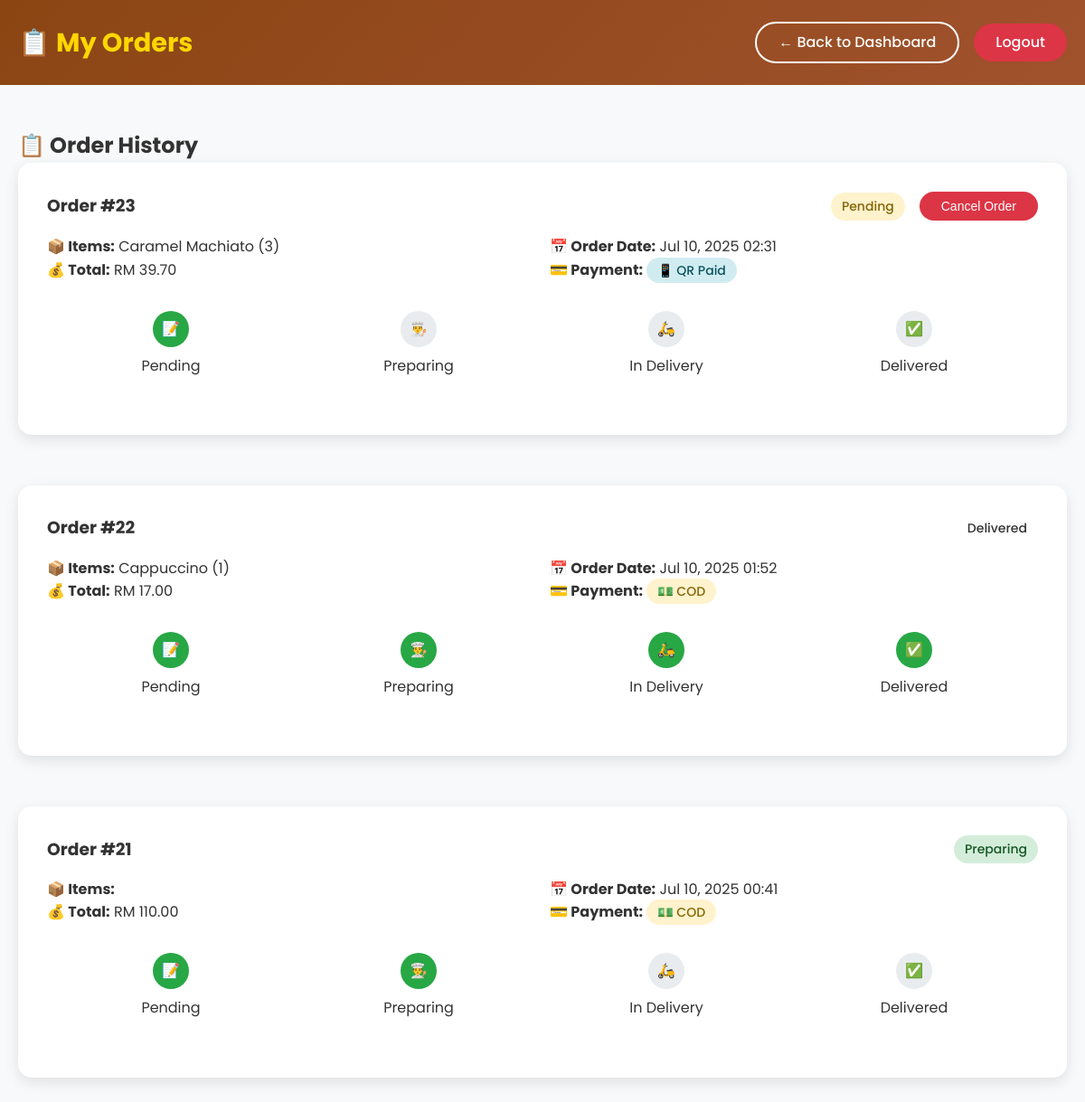
/customer_orders.php (signed in), run on the app's committed database.
### tables this page shows
CREATE TABLE `orders` (
  `order_id` int(11) NOT NULL,
  `admin_id` int(11) DEFAULT NULL,
  `cust_id` int(11) DEFAULT NULL,
  `rider_id` int(11) DEFAULT NULL,
  `order_date` datetime DEFAULT NULL,
  `order_status` varchar(50) DEFAULT NULL,
  `total_price` decimal(10,2) DEFAULT NULL,
  `delivery_status` int(11) DEFAULT NULL,
  `payment_method` varchar(10) DEFAULT 'cod',
  `delivery_address` text DEFAULT NULL,
  `payment_proof` varchar(255) DEFAULT NULL
);

### customer_orders.php (the view, shortened to what this page needs)
<?php
include 'config/database.php';
$stmt = $pdo->prepare("SELECT o.*, o.delivery_address,
                      GROUP_CONCAT(CONCAT(p.product_name, ' (', od.qty, ')') SEPARATOR ', ') as items
                      FROM orders o
                      LEFT JOIN order_details od ON o.order_id = od.orders_id
                      LEFT JOIN product p ON od.product_id = p.product_id
                      WHERE o.cust_id = ?
                      GROUP BY o.order_id
                      ORDER BY o.order_date DESC");
$stmt->execute([$_SESSION['user_id']]);
$orders = $stmt->fetchAll();
?>
<!DOCTYPE html>
<html lang="en">
<head>
    <link rel="stylesheet" href="css/style.css">
</head>
<body>
<div class="dashboard">
    <div class="dashboard-header">
        <div class="container">
            <div class="dashboard-nav">
                <div class="logo">📋 My Orders</div>
                <div class="nav-actions">
                    <a href="customer_dashboard.php" class="btn btn-secondary">← Back to Dashboard</a>
                    <a href="logout.php" class="btn btn-danger">Logout</a>
                </div>
            </div>
        </div>
    </div>
    <div class="container">
        <div class="dashboard-content">
            <h2>📋 Order History</h2>
            <?php if (empty($orders)): ?>
                <div style="background: white; padding: 3rem; border-radius: 15px; text-align: center; box-shadow: 0 5px 15px rgba(0,0,0,0.1);">
                    <div style="font-size: 4rem; margin-bottom: 1rem;">🍽️</div>
                    <h3>No orders yet</h3>
                    <p>Start by browsing our delicious menu!</p>
                    <a href="customer_dashboard.php" class="btn btn-primary" style="margin-top: 1rem;">
                        Browse Menu
                    </a>
                </div>
            <?php else: ?>
                <div style="display: grid; gap: 1.5rem;">
                    <?php foreach ($orders as $order): ?>
                        <div class="order-status">
                            <div style="display: flex; justify-content: space-between; align-items: center; margin-bottom: 1rem;">
                                <h3>Order #<?php echo $order['order_id']; ?></h3>
                                <div style="display: flex; align-items: center; gap: 1rem;">
                                    <span class="status-badge status-<?php echo strtolower(str_replace(' ', '', $order['order_status'])); ?>">
                                        <?php echo $order['order_status']; ?>
                                    </span>
                                    <?php if ($order['order_status'] === 'Pending'): ?>
                                        <form method="POST" style="display: inline;">
                                            <button type="submit" name="cancel_order" class="btn btn-danger" style="font-size: 0.875rem;" onclick="return confirm('Are you sure you want to cancel this order?')">
                                                Cancel Order
                                            </button>
                                        </form>
                                    <?php endif; ?>
                                </div>
                            </div>
                            <div style="display: grid; grid-template-columns: repeat(auto-fit, minmax(250px, 1fr)); gap: 1rem; margin-bottom: 1rem;">
                                <div>
                                    <p><strong>📦 Items:</strong> <?php echo $order['items']; ?></p>
                                    <p><strong>💰 Total:</strong> RM <?php echo number_format($order['total_price'], 2); ?></p>
                                </div>
                                <div>
                                    <p><strong>📅 Order Date:</strong> <?php echo date('M d, Y H:i', strtotime($order['order_date'])); ?></p>
                                    <p><strong>💳 Payment:</strong>
                                        <span class="status-badge <?php echo ($order['payment_method'] ?? 'cod') === 'cod' ? 'status-pending' : 'status-completed'; ?>">
                                            <?php echo ($order['payment_method'] ?? 'cod') === 'cod' ? '💵 COD' : '📱 QR Paid'; ?>
                                        </span>
                                    </p>
                                </div>
                            </div>
                            <div class="status-timeline">
                                <div class="status-step <?php echo in_array($order['order_status'], ['Pending', 'Preparing', 'In Delivery', 'Delivered']) ? 'active' : ''; ?>">
                                    <div class="status-icon">📝</div>
                                    <span>Pending</span>
                                </div>
                                <div class="status-step <?php echo in_array($order['order_status'], ['Preparing', 'In Delivery', 'Delivered']) ? 'active' : ''; ?>">
                                    <div class="status-icon">👨‍🍳</div>
                                    <span>Preparing</span>
                                </div>
                                <div class="status-step <?php echo in_array($order['order_status'], ['In Delivery', 'Delivered']) ? 'active' : ''; ?>">
                                    <div class="status-icon">🛵</div>
                                    <span>In Delivery</span>
                                </div>
                                <div class="status-step <?php echo $order['order_status'] === 'Delivered' ? 'active' : ''; ?>">
                                    <div class="status-icon">✅</div>
                                    <span>Delivered</span>
                                </div>
                            </div>
                        </div>
                    <?php endforeach; ?>
                </div>
            <?php endif; ?>
        </div>
    </div>
</div>
</body>
</html>

### css/style.css (style rules this page uses)
* { margin: 0; padding: 0; box-sizing: border-box; }
body { font-family: 'Poppins', sans-serif; line-height: 1.6; color: #333; background-color: #f8f9fa; }
.container { max-width: 1200px; margin: 0 auto; padding: 0 20px; }
.logo { font-size: 1.8rem; font-weight: 700; color: #FFD700; }
.nav-actions { display: flex; gap: 1rem; align-items: center; }
.btn { padding: 0.5rem 1.5rem; border: none; border-radius: 25px; cursor: pointer; font-weight: 500; text-decoration: none; display: inline-block; transition: all 0.3s; }
.btn-secondary { background: transparent; color: white; border: 2px solid white; }
.btn-danger { background: #dc3545; color: white; }
.dashboard { min-height: 100vh; background: #f8f9fa; }
.dashboard-header { background: linear-gradient(135deg, #8B4513 0%, #A0522D 100%); color: white; padding: 1.5rem 0; }
.dashboard-nav { display: flex; justify-content: space-between; align-items: center; }
.dashboard-content { padding: 3rem 0; }
.order-status { background: white; padding: 2rem; border-radius: 15px; box-shadow: 0 5px 15px rgba(0,0,0,0.1); margin-bottom: 2rem; }
.status-timeline { display: flex; justify-content: space-between; margin: 2rem 0; }
.status-step { display: flex; flex-direction: column; align-items: center; flex: 1; position: relative; }
.status-step::after { content: ''; position: absolute; top: 20px; left: 50%; width: 100%; height: 2px; background: #e9ecef; z-index: -1; }
.status-step:last-child::after { display: none; }
.status-step.active::after { background: #28a745; }
.status-icon { width: 40px; height: 40px; border-radius: 50%; background: #e9ecef; display: flex; align-items: center; justify-content: center; margin-bottom: 0.5rem; color: #666; }
.status-step.active .status-icon { background: #28a745; color: white; }
.status-badge { padding: 0.25rem 0.75rem; border-radius: 20px; font-size: 0.875rem; font-weight: 500; }
.status-pending { background: #fff3cd; color: #856404; }
.status-preparing { background: #d4edda; color: #155724; }
.status-completed { background: #d1ecf1; color: #0c5460; }

### data on the page
orders: order_id "23", order_status "Pending", items "Caramel Machiato (3)", total_price "39.70", order_date "Jul 10, 2025 02:31", payment_method "📱 QR Paid"
orders: order_id "22", order_status "Delivered", items "Cappuccino (1)", total_price "17.00", order_date "Jul 10, 2025 01:52", payment_method "💵 COD"
orders: order_id "21", order_status "Preparing", total_price "110.00", order_date "Jul 10, 2025 00:41", payment_method "💵 COD"
